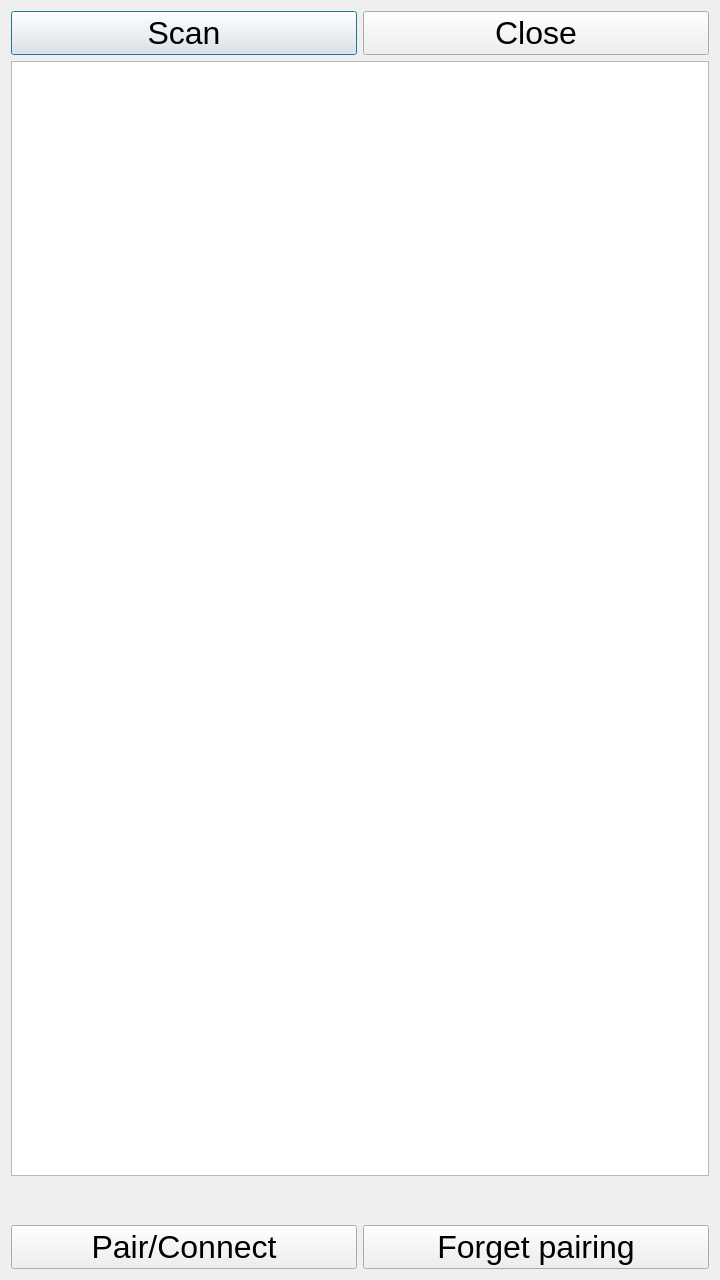
<?xml version="1.0" encoding="UTF-8"?>
<ui version="4.0">
 <class>BluetoothManager</class>
 <widget class="QDialog" name="BluetoothManager">
  <property name="geometry">
   <rect>
    <x>0</x>
    <y>0</y>
    <width>720</width>
    <height>1280</height>
   </rect>
  </property>
  <property name="sizePolicy">
   <sizepolicy hsizetype="Preferred" vsizetype="Preferred">
    <horstretch>0</horstretch>
    <verstretch>0</verstretch>
   </sizepolicy>
  </property>
  <property name="font">
   <font>
    <pointsize>24</pointsize>
   </font>
  </property>
  <property name="cursor">
   <cursorShape>BlankCursor</cursorShape>
  </property>
  <property name="windowTitle">
   <string>Bluetooth Manager</string>
  </property>
  <layout class="QVBoxLayout" name="verticalLayout">
   <item>
    <layout class="QHBoxLayout" name="horizontalLayout">
     <item>
      <widget class="QPushButton" name="scanButton">
       <property name="sizePolicy">
        <sizepolicy hsizetype="Expanding" vsizetype="Fixed">
         <horstretch>0</horstretch>
         <verstretch>0</verstretch>
        </sizepolicy>
       </property>
       <property name="text">
        <string>Scan</string>
       </property>
       <property name="checkable">
        <bool>false</bool>
       </property>
      </widget>
     </item>
     <item>
      <widget class="QPushButton" name="closeButton">
       <property name="sizePolicy">
        <sizepolicy hsizetype="Expanding" vsizetype="Fixed">
         <horstretch>0</horstretch>
         <verstretch>0</verstretch>
        </sizepolicy>
       </property>
       <property name="text">
        <string>Close</string>
       </property>
      </widget>
     </item>
    </layout>
   </item>
   <item>
    <widget class="QListWidget" name="listWidget"/>
   </item>
   <item>
    <widget class="QLabel" name="infoLabel">
     <property name="text">
      <string/>
     </property>
    </widget>
   </item>
   <item>
    <layout class="QHBoxLayout" name="horizontalLayout_2">
     <item>
      <widget class="QPushButton" name="pairButton">
       <property name="text">
        <string>Pair/Connect</string>
       </property>
      </widget>
     </item>
     <item>
      <widget class="QPushButton" name="unpairButton">
       <property name="text">
        <string>Forget pairing</string>
       </property>
      </widget>
     </item>
    </layout>
   </item>
  </layout>
 </widget>
 <tabstops>
  <tabstop>scanButton</tabstop>
  <tabstop>listWidget</tabstop>
  <tabstop>pairButton</tabstop>
  <tabstop>unpairButton</tabstop>
 </tabstops>
 <resources/>
 <connections/>
</ui>
